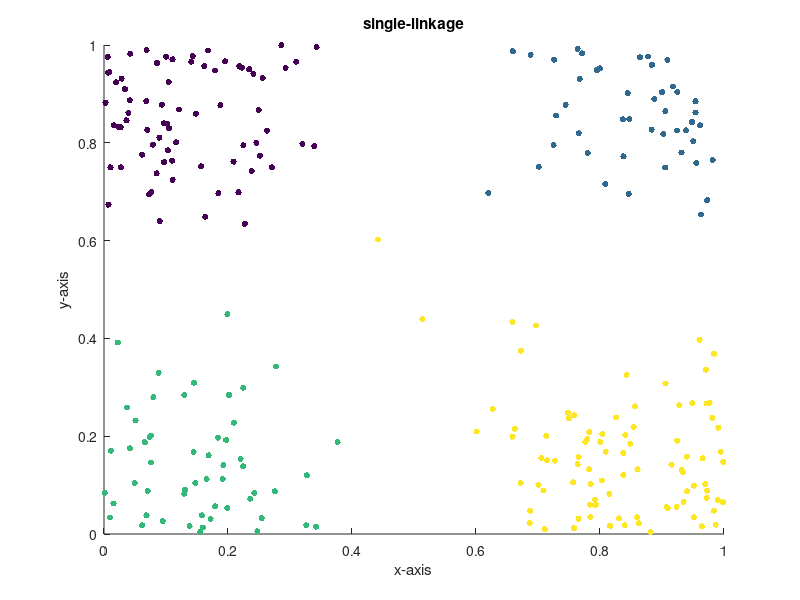
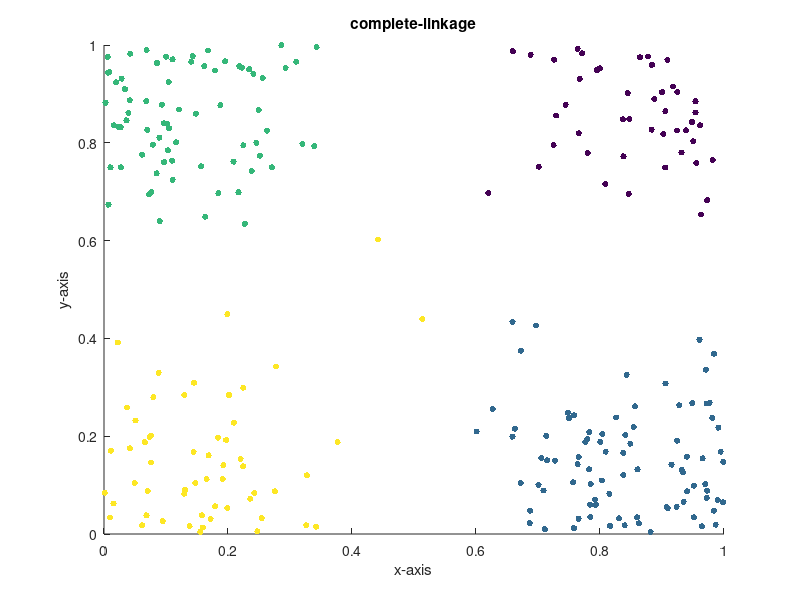
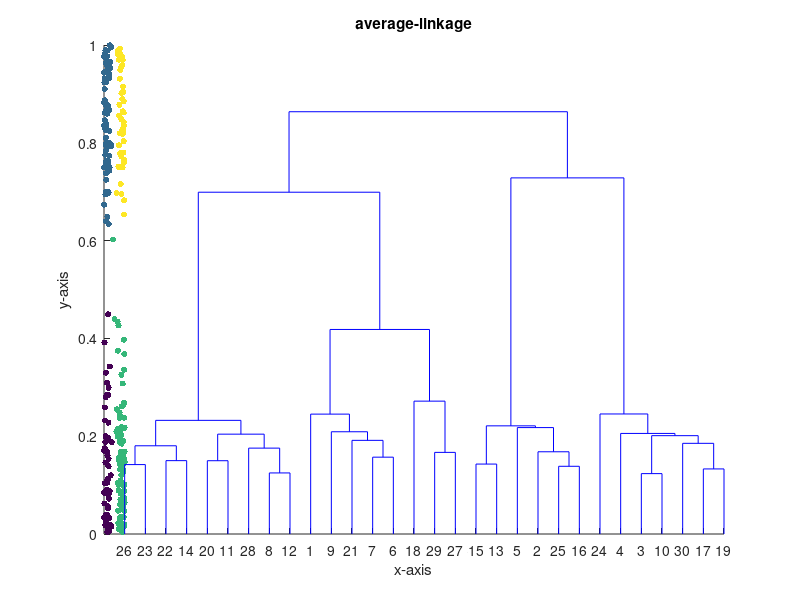

MATLAB code to generate these figures, in order:
% Assignment 2

load('cluster_data');


%% Question 1
Z = linkage(cluster_data,'single');
c = cluster(Z,'Maxclust',4);

%Ploting
figure
scatter(cluster_data(:,1),cluster_data(:,2),20,c,'filled')
xlabel('x-axis')
ylabel('y-axis')
title('single-linkage');
    
%% Question 2
Z = linkage(cluster_data,'complete');
c = cluster(Z,'Maxclust',4);

%Ploting
figure
scatter(cluster_data(:,1),cluster_data(:,2),20,c,'filled')
xlabel('x-axis')
ylabel('y-axis')
title('complete-linkage');

%% Question 5
Z = linkage(cluster_data,'average');
c = cluster(Z,'Maxclust',4);

%Ploting
figure
scatter(cluster_data(:,1),cluster_data(:,2),20,c,'filled')
xlabel('x-axis')
ylabel('y-axis')
title('average-linkage');

%% Question 6
dendrogram(Z)
%ans: 4





